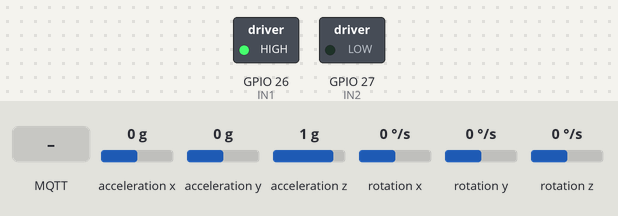
The sketch below on a simulated ESP32. On the bench: switched loads named in the sketch (green lamp = pin HIGH). Wiring (inferred from the names in the program): MPU-6050 motion sensor at I2C address 0x68. The inputs (shaded band) are chosen by the test bench; at power-on: acceleration y 0 g, rotation x 0 °/s, acceleration z 1 g, acceleration x 0 g, rotation y 0 °/s, rotation z 0 °/s. WiFi joins after 1.5 s; servers stay silent unless stated; random numbers use the default seed unless the sketch sets one; no MQTT or app messages arrive unless stated; what the sketch prints to the serial monitor is not drawn.

Above: at 2.7 s.
2.8 s: acceleration y set to 0.8 g
At 3.5 s:
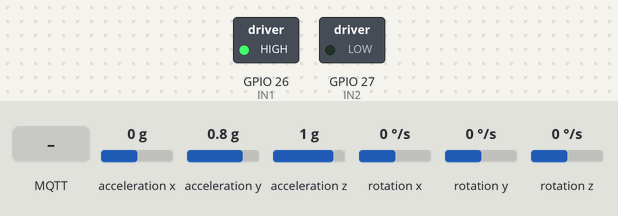
4.5 s: rotation x set to 100 °/s
At 6.31 s:
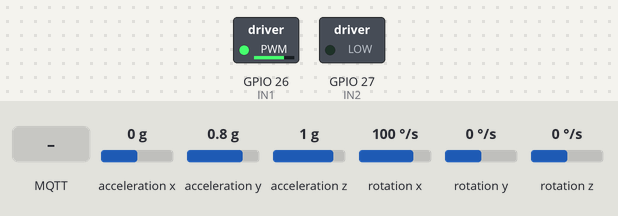
7.5 s: acceleration z set to -1.4 g
At 8.7 s:
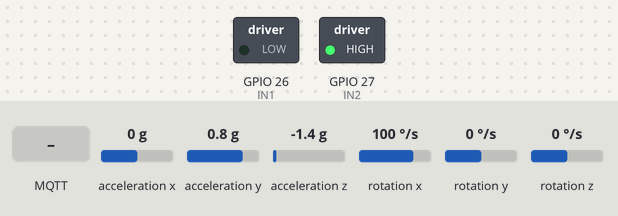
9.0 s: acceleration z set to 0.8 g
At 10.6 s:
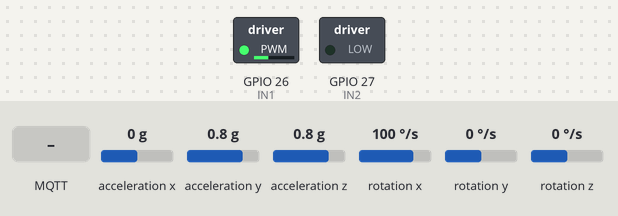
12.0 s: acceleration y set to 1.4 g
15.0 s: MQTT message "1" arrives on the first subscribed topic
Timing chart, 0 to 17.5 s (numbered marks = the images above; inputs shaded):
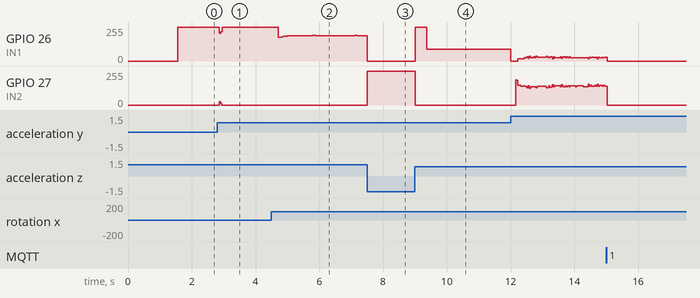

Measured:
- after the input at 2.8 s, GPIO 26 (IN1): 255/255 → 208/255 after 0.06 s, → 220/255 0.04 s later, → 255/255 0.05 s later; GPIO 27 (IN2): 0/255 → 25/255 after 0.06 s, → 8/255 0.04 s later, → 0/255 0.04 s later
- after the input at 7.5 s, GPIO 27 (IN2): 0/255 → 255/255 at once
- after the input at 9.0 s, GPIO 26 (IN1): 0/255 → 255/255 at once, → 90/255 0.36 s later; GPIO 27 (IN2): 255/255 → 0/255 at once

The sketch:

Master_Code.ino
```cpp
#include <WiFi.h>
#include <PubSubClient.h>
#include <ArduinoJson.h>
#include <Wire.h>
#include <math.h>

// --- SETTINGS ---
const char* ssid     = "Converge 4G (HUAWEI-2.4G-3Rhm)"; // common ssid network 2.4GHz
const char* password = "Tan0ngM0KayTatay..."; // password
const char* mqtt_server = "192.168.100.38"; // ipconfig ng pc
const int mqtt_port    = 1883;
#define MPU_ADDR 0x68
#define IN1 26
#define IN2 27

// --- GLOBAL PID VARIABLES ---
float Kp = 15.0;
float Ki = 0.5;
float Kd = 3.5;
float setpoint = 70.0;

// --- PID STATE ---
float roll = 0, integral = 0, previous_error = 0;
unsigned long timer;

// --- ANALYTICS ---
unsigned long startTime = 0;
float maxRoll = 0;
bool systemStarted = false;
bool riseTimeCaptured = false;
bool settlingTimeCaptured = false;
float riseTime = 0, settlingTime = 0, overshoot = 0, steadyStateError = 0;
unsigned long settleStart = 0;

WiFiClient espClient;
PubSubClient client(espClient);

// --- 1. MQTT CALLBACK (Receiving from Frontend) ---
void callback(char* topic, byte* payload, unsigned int length) {
    StaticJsonDocument<200> doc;
    deserializeJson(doc, payload, length);

    // Update global PID values
    Kp = doc["kp"];
    Ki = doc["ki"];
    Kd = doc["kd"];
    setpoint = doc["set"];

    // Reset analytics for the new tuning run
    systemStarted = false;
    riseTimeCaptured = false;
    settlingTimeCaptured = false;
    riseTime = 0; settlingTime = 0; overshoot = 0; maxRoll = 0;
    integral = 0; // Clear integral windup for new run

    Serial.println("New PID Parameters Applied & Analytics Reset");
}

void setup() {
    Serial.begin(115200);

    // Motor Pins
    ledcAttach(IN1, 5000, 8);
    ledcAttach(IN2, 5000, 8);

    // MPU6050
    Wire.begin(21, 22);
    Wire.beginTransmission(MPU_ADDR);
    Wire.write(0x6B);
    Wire.write(0);
    Wire.endTransmission(true);

    // WiFi & MQTT
    WiFi.begin(ssid, password);
    while (WiFi.status() != WL_CONNECTED) { delay(500); Serial.print("."); }
    client.setServer(mqtt_server, mqtt_port);
    client.setCallback(callback);

    timer = millis();
}

void loop() {
    if (!client.connected()) reconnect();
    client.loop();

    // --- SENSOR READING & COMPLEMENTARY FILTER ---
    int16_t ax, ay, az, gx;
    Wire.beginTransmission(MPU_ADDR);
    Wire.write(0x3B);
    Wire.endTransmission(false);
    Wire.requestFrom(MPU_ADDR, 14, true);
    ax = Wire.read() << 8 | Wire.read();
    ay = Wire.read() << 8 | Wire.read();
    az = Wire.read() << 8 | Wire.read();
    Wire.read(); Wire.read();
    gx = Wire.read() << 8 | Wire.read();

    float dt = (millis() - timer) / 1000.0;
    if (dt <= 0) dt = 0.01;
    timer = millis();

    float roll_acc = atan2(ay/16384.0, az/16384.0) * 180.0 / PI;
    roll = 0.99 * (roll + (gx/131.0) * dt) + 0.01 * roll_acc;

    // --- PID CALCULATION ---
    float error = setpoint - roll;
    integral += error * dt;
    integral = constrain(integral, -50, 50);
    float derivative = (error - previous_error) / dt;
    float output = Kp * error + Ki * integral + Kd * derivative;
    previous_error = error;

    // --- ANALYTICS LOGIC ---
    if (!systemStarted && abs(error) > 2) { systemStarted = true; startTime = millis(); }
    if (systemStarted) {
        if (!riseTimeCaptured && roll >= setpoint * 0.9) {
            riseTime = (millis() - startTime) / 1000.0;
            riseTimeCaptured = true;
        }
        if (roll > maxRoll) maxRoll = roll;
        if (maxRoll > setpoint) overshoot = ((maxRoll - setpoint) / setpoint) * 100.0;

        float settleBand = setpoint * 0.05;
        if (abs(error) < settleBand) {
            if (settleStart == 0) settleStart = millis();
            if (!settlingTimeCaptured && millis() - settleStart >= 500) {
                settlingTime = (settleStart - startTime) / 1000.0;
                settlingTimeCaptured = true;
            }
        } else { settleStart = 0; }
        steadyStateError = abs(error);
    }

    // --- MOTOR CONTROL ---
    int duty = constrain(abs(output), 0, 255);
    if (duty > 0 && duty < 90) duty = 90;
    if (output > 0) { ledcWrite(IN1, duty); ledcWrite(IN2, 0); }
    else { ledcWrite(IN1, 0); ledcWrite(IN2, duty); }

    // --- PUBLISH DATA EVERY 100ms (High frequency for Real-time Graph) ---
    static unsigned long lastMsg = 0;
    if (millis() - lastMsg > 100) {
        lastMsg = millis();
        StaticJsonDocument<512> outDoc;
        outDoc["kp"] = Kp;
        outDoc["ki"] = Ki;
        outDoc["kd"] = Kd;
        outDoc["riseTime"] = riseTime;
        outDoc["settlingTime"] = settlingTime;
        outDoc["steadyStateError"] = steadyStateError;
        outDoc["overshoot"] = overshoot;
        outDoc["setpoint"] = setpoint;
        outDoc["actualValue"] = roll;

        char buffer[256];
        serializeJson(outDoc, buffer);
        client.publish("performanceData", buffer);
    }
}

void reconnect() {
    while (!client.connected()) {
        String clientId = "ESP32_PID_" + String(random(0xffff), HEX);
        if (client.connect(clientId.c_str())) {
            client.subscribe("commandData");
        } else { delay(5000); }
    }
}
```
